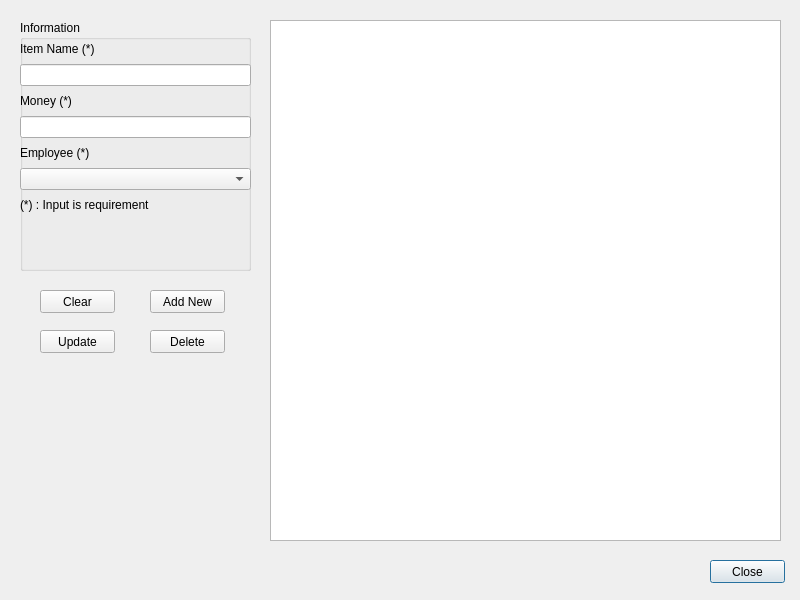
<?xml version="1.0" encoding="UTF-8"?>
<ui version="4.0">
 <class>Dialog_ConfigModel</class>
 <widget class="QDialog" name="Dialog_ConfigModel">
  <property name="geometry">
   <rect>
    <x>0</x>
    <y>0</y>
    <width>800</width>
    <height>600</height>
   </rect>
  </property>
  <property name="windowTitle">
   <string>Config Item</string>
  </property>
  <widget class="QPushButton" name="pushButton_Close">
   <property name="geometry">
    <rect>
     <x>710</x>
     <y>560</y>
     <width>75</width>
     <height>23</height>
    </rect>
   </property>
   <property name="text">
    <string>Close</string>
   </property>
  </widget>
  <widget class="QGroupBox" name="groupBox">
   <property name="geometry">
    <rect>
     <x>20</x>
     <y>20</y>
     <width>231</width>
     <height>251</height>
    </rect>
   </property>
   <property name="title">
    <string>Information</string>
   </property>
   <widget class="QWidget" name="verticalLayoutWidget">
    <property name="geometry">
     <rect>
      <x>0</x>
      <y>20</y>
      <width>231</width>
      <height>174</height>
     </rect>
    </property>
    <layout class="QVBoxLayout" name="verticalLayout">
     <item>
      <widget class="QLabel" name="label_2">
       <property name="text">
        <string>Item Name (*)</string>
       </property>
      </widget>
     </item>
     <item>
      <widget class="QLineEdit" name="lineEdit_ItemName"/>
     </item>
     <item>
      <widget class="QLabel" name="label_4">
       <property name="text">
        <string>Money (*)</string>
       </property>
      </widget>
     </item>
     <item>
      <widget class="QLineEdit" name="lineEdit_Money">
       <property name="inputMethodHints">
        <set>Qt::ImhNone</set>
       </property>
      </widget>
     </item>
     <item>
      <widget class="QLabel" name="label_6">
       <property name="text">
        <string>Employee (*)</string>
       </property>
      </widget>
     </item>
     <item>
      <widget class="QComboBox" name="comboBox_Employee"/>
     </item>
     <item>
      <widget class="QLabel" name="label_3">
       <property name="text">
        <string>(*) : Input is requirement</string>
       </property>
      </widget>
     </item>
    </layout>
   </widget>
  </widget>
  <widget class="QPushButton" name="pushButton_Insert">
   <property name="geometry">
    <rect>
     <x>150</x>
     <y>290</y>
     <width>75</width>
     <height>23</height>
    </rect>
   </property>
   <property name="text">
    <string>Add New</string>
   </property>
  </widget>
  <widget class="QPushButton" name="pushButton_Delete">
   <property name="geometry">
    <rect>
     <x>150</x>
     <y>330</y>
     <width>75</width>
     <height>23</height>
    </rect>
   </property>
   <property name="text">
    <string>Delete</string>
   </property>
  </widget>
  <widget class="QTableView" name="tableView_itemList">
   <property name="geometry">
    <rect>
     <x>270</x>
     <y>20</y>
     <width>511</width>
     <height>521</height>
    </rect>
   </property>
  </widget>
  <widget class="QPushButton" name="pushButton_Update">
   <property name="geometry">
    <rect>
     <x>40</x>
     <y>330</y>
     <width>75</width>
     <height>23</height>
    </rect>
   </property>
   <property name="text">
    <string>Update</string>
   </property>
  </widget>
  <widget class="QPushButton" name="pushButton_Clear">
   <property name="geometry">
    <rect>
     <x>40</x>
     <y>290</y>
     <width>75</width>
     <height>23</height>
    </rect>
   </property>
   <property name="text">
    <string>Clear</string>
   </property>
  </widget>
 </widget>
 <tabstops>
  <tabstop>lineEdit_ItemName</tabstop>
  <tabstop>lineEdit_Money</tabstop>
  <tabstop>comboBox_Employee</tabstop>
  <tabstop>pushButton_Clear</tabstop>
  <tabstop>pushButton_Insert</tabstop>
  <tabstop>pushButton_Update</tabstop>
  <tabstop>pushButton_Delete</tabstop>
  <tabstop>tableView_itemList</tabstop>
  <tabstop>pushButton_Close</tabstop>
 </tabstops>
 <resources/>
 <connections>
  <connection>
   <sender>pushButton_Close</sender>
   <signal>clicked()</signal>
   <receiver>Dialog_ConfigModel</receiver>
   <slot>close()</slot>
   <hints>
    <hint type="sourcelabel">
     <x>710</x>
     <y>560</y>
    </hint>
    <hint type="destinationlabel">
     <x>299</x>
     <y>199</y>
    </hint>
   </hints>
  </connection>
 </connections>
</ui>
